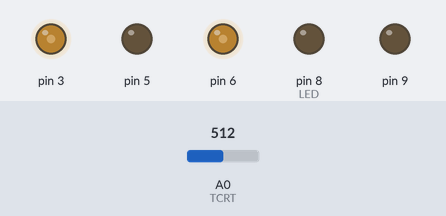
The sketch below on a simulated Arduino Uno, built with avr-gcc and run on an emulated ATmega328P. Shown: output pins drawn as LEDs (lit = HIGH). The inputs (shaded band) are chosen by the test bench; at power-on: A0 (TCRT) = 512. What the sketch prints to the serial monitor is not drawn.

Above: at 5.8 s.
5.9 s: A0 (TCRT) set to 787
11.9 s: A0 (TCRT) set to 811
At 13.8 s:
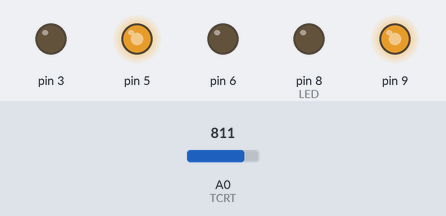
At 15.7 s:
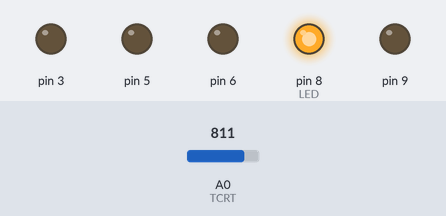
17.9 s: A0 (TCRT) set to 790
At 20.4 s:
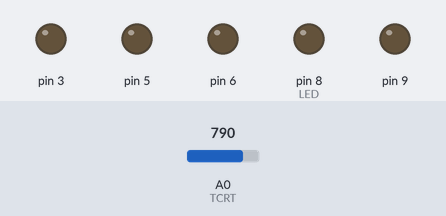
Timing chart, 0 to 32.0 s (numbered marks = the images above; inputs shaded):
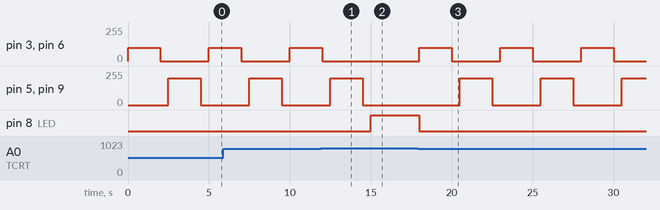

The sketch:

TCR5000.ino
```cpp
#define TCRT A0

int LED = 8;

//int IR = A0;
int valor;
void setup() {
  Serial.begin(9600);
   pinMode(LED,OUTPUT);
   pinMode(TCRT,INPUT);
   pinMode(3, OUTPUT);
   pinMode(5, OUTPUT);
   pinMode(6, OUTPUT);
   pinMode(9, OUTPUT);
}

void loop() {
  // put your main code here, to run repeatedly:
  valor = analogRead(TCRT);
  Serial.print("valor:");
   Serial.print(valor);
    Serial.print(" | color:");

  if(valor<800)
  {
    digitalWrite(LED, LOW);
    analogWrite(3,100);
    analogWrite(6,100);
    delay(2000);
    analogWrite(3,0);
    analogWrite(6,0);
    delay(500);
    analogWrite(5,200);
    analogWrite(9,200);
    delay(2000);
    analogWrite(5,0);
    analogWrite(9,0);
    delay(500);

  }
  else
  {
    digitalWrite(LED, HIGH);
    analogWrite(3,0);
    analogWrite(5,0);
    analogWrite(6,0);    analogWrite(5,0);
    analogWrite(9,0);
    delay(500);
  }

  }
```

Measured:
- the behaviour switches between 799 and 800 on A0 (TCRT) (found by bisection; images 0 and 1)
- after the input at 11.9 s, pin 3, pin 6: goes on until 12.0 s, then stays 0/255; pin 5, pin 9: goes on until 14.5 s, then stays 0/255; pin 8 (LED): LOW → HIGH after 3.1 s
- after the input at 17.9 s, pin 3, pin 6: alternates 100/255 for 2.0 s and 0/255 for 3.0 s, starting after 0.10 s; pin 5, pin 9: alternates 200/255 for 2.0 s and 0/255 for 3.0 s, starting after 2.6 s; pin 8 (LED): HIGH → LOW after 0.10 s
